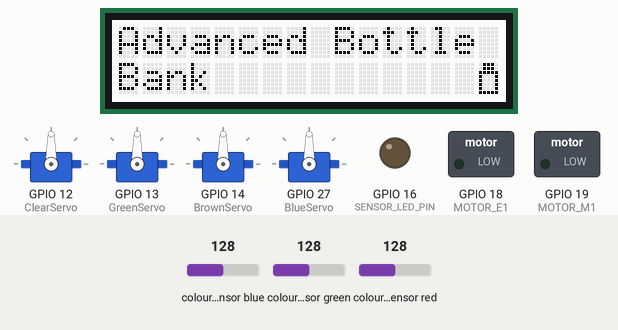
Recording of a sketch running on a simulated ESP32. On the bench: 4 × servo, 16×2 character LCD, switched loads named in the sketch (green lamp = pin HIGH), output pins drawn as LEDs (lit = HIGH). The inputs (shaded band) are chosen by the test bench; at power-on: colour sensor blue 128, colour sensor green 128, colour sensor red 128. What the sketch prints to the serial monitor is not drawn.

Above: at 1.1 s.
At 2.8 s:
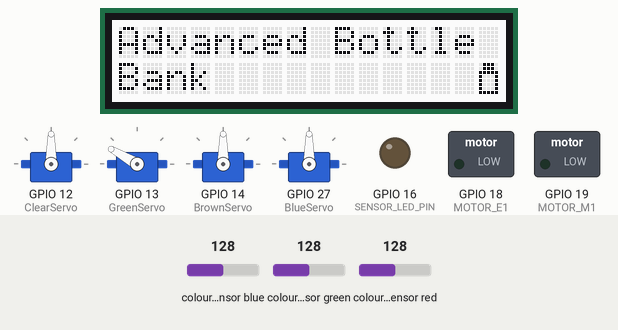
2.9 s: colour sensor blue set to 5
At 4.4 s:
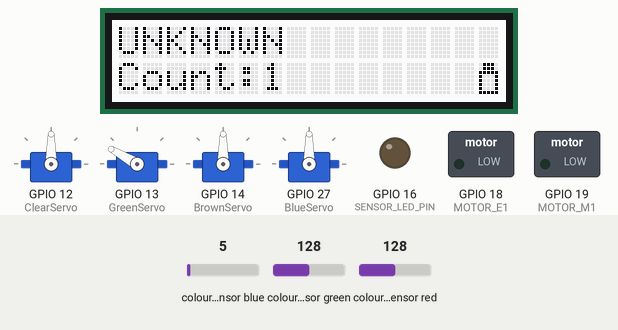
Timing chart, 0 to 5.9 s (numbered marks = the images above; inputs shaded):
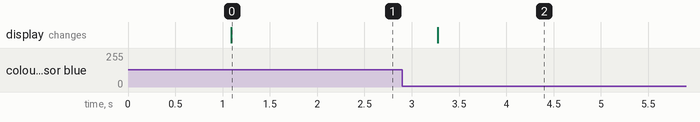

Measured:
- after the input at 2.9 s, the display: changes after 0.38 s (image 2)

The sketch:

Project.ino
```cpp
#include <Wire.h>
#include "rgb_lcd.h"
#include <Adafruit_TCS34725.h>
#include <ESP32Servo.h>

#define SENSOR_LED_PIN 16
#define MOTOR_E1  18  // PWM speed control
#define MOTOR_M1  19  // Direction
// Thresholds
#define GLASS_THRESHOLD     800   // Clear channel drop = glass blocking light
#define MAX_SATURATION      60000
// Transmission mode: longer integration, higher gain for light-through-glass
Adafruit_TCS34725 tcs = Adafruit_TCS34725(TCS34725_INTEGRATIONTIME_50MS, TCS34725_GAIN_4X);
Servo ClearServo;  // create a servo object
Servo GreenServo;  // create a servo object
Servo BrownServo;  // create a servo object
Servo BlueServo;  // create a servo object
rgb_lcd lcd;

uint16_t r, g, b, c;
uint16_t baselineC = 5541;  // No-glass reading (full LED light)
uint32_t count = 0;

struct ColorProfile {
  const char* name;
  float rRatio;
  float gRatio;
  float bRatio;
  float tolerance;
};

// UPDATE THESE with your calibration values
const uint8_t NUM_PROFILES = 3;

ColorProfile profiles[] = {
  {"GREEN",  0.3163, 0.3836, 0.3001, 0.06},
  {"BROWN",  0.3440, 0.3753, 0.2808, 0.08},
  {"CLEAR",  0.3031, 0.3781, 0.3188, 0.02},
};


byte Glass[8] = {
    0b01110,  // Top: neck (3 pixels)
    0b01110,  // Neck continues
    0b11111,  // Shoulder (widens)
    0b10001,  // Body left side
    0b10001,  // Body middle
    0b10001,  // Body middle
    0b10001,  // Body bottom
    0b11111   // Base
};

void setup() {
  pinMode(SENSOR_LED_PIN, OUTPUT);
  digitalWrite(SENSOR_LED_PIN, LOW); // Turn on LED
  pinMode(MOTOR_E1, OUTPUT);
  pinMode(MOTOR_M1, OUTPUT);

  ClearServo.attach(12);
  GreenServo.attach(13);
  BrownServo.attach(14);
  BlueServo.attach(27);

  Serial.begin(115200);
  delay(1000);
  // pinMode(SENSOR_LED_PIN, OUTPUT);
  // digitalWrite(SENSOR_LED_PIN, LOW); // Turn on LED

  Wire.begin();
  lcd.begin(16, 2);

  // Create custom characters in CGRAM (locations 0-7)
  lcd.createChar(0, Glass);

  // Clear display
  lcd.clear();
  lcd.print("Advanced Bottle");
  lcd.setCursor(0, 1);
  lcd.print("Bank");
  lcd.setCursor(15, 1);
  lcd.write(byte(0));

  if (!tcs.begin()) {
    Serial.println("TCS34725 not found!");
    while (1) delay(100);
  }

  // Calibrate baseline (no glass, full LED light)
  delay(500); // Let LED stabilize
  tcs.getRawData(&r, &g, &b, &baselineC);
  Serial.print("Baseline (no glass): C=");
  Serial.println(baselineC);

  Serial.println("\n=== Glass Color Detector - Transmission Mode ===");
  Serial.println("Send 'c' for calibration, 'b' for new baseline\n");
}

void loop() {
  GreenServo.write(150);
  if (Serial.available()) {
    char cmd = Serial.read();
    if (cmd == 'c' || cmd == 'C') calibrationMode();
    if (cmd == 'b' || cmd == 'B') {
      tcs.getRawData(&r, &g, &b, &baselineC);
      Serial.print("New baseline: C="); Serial.println(baselineC);
    }
  }

  if (detectGlass()) {
    String result = classifyColor();
    Serial.print(">>> DETECTED: ");
    lcd.clear();
    lcd.setCursor(0,0);
    lcd.print(result);
    lcd.setCursor(0, 1);
    lcd.print("Count:");
    count++;
    lcd.print(count);
    lcd.setCursor(15, 1);
    lcd.write(byte(0));  // Show Glass
    Serial.print(result);
    Serial.println(" <<<\n");

    Serial.println("Remove glass to continue...");
    while (detectGlass()) delay(100);
    delay(300);
  }

  delay(50);
}

bool detectGlass() {
  tcs.getRawData(&r, &g, &b, &c);

  // In transmission mode: glass BLOCKS light, so c drops below baseline
  if (c > baselineC - GLASS_THRESHOLD) {
    return false; // No glass (light passing through unobstructed)
  }

  // // Glass detected - light is being filtered
  // if (r > MAX_SATURATION || g > MAX_SATURATION || b > MAX_SATURATION) {
  //   Serial.println("WARNING: Saturated - reduce LED brightness");
  // }

  return true;
}

String classifyColor() {

  // Take multiple samples for stability
  uint32_t rSum = 0, gSum = 0, bSum = 0;
  const int samples = 5;

  for (int i = 0; i < samples; i++) {
    tcs.getRawData(&r, &g, &b, &c);
    rSum += r;
    gSum += g;
    bSum += b;
    delay(20);
  }

  r = rSum / samples;
  g = gSum / samples;
  b = bSum / samples;

  float total = (float)r + g + b;
  if (total < 200) return "UNKNOWN";

  float rRatio = r / total;
  float gRatio = g / total;
  float bRatio = b / total;

  float bestDist = 999;
  int bestIndex = -1;

  // Compare to calibration profiles
  for (int i = 0; i < NUM_PROFILES; i++) {
    float dR = rRatio - profiles[i].rRatio;
    float dG = gRatio - profiles[i].gRatio;
    float dB = bRatio - profiles[i].bRatio;

    float dist = sqrt(dR*dR + dG*dG + dB*dB);

    if (dist < profiles[i].tolerance && dist < bestDist) {
      bestDist = dist;
      bestIndex = i;
    }
  }

  if (bestIndex >= 0) {
    return profiles[bestIndex].name;
  }

  return "UNKNOWN";
}


void calibrationMode() {
  Serial.println("\n=== CALIBRATION ===");
  Serial.println("Place glass between LED and sensor");
  Serial.println("Type: 1=GREEN  2=BLUE  3=BROWN  4=CLEAR  0=skip  q=quit");

  while (true) {
    tcs.getRawData(&r, &g, &b, &c);
    // Serial.print("R="); Serial.print(r);
    // Serial.print(" G="); Serial.print(g);
    // Serial.print(" B="); Serial.print(b);
    // Serial.print(" C="); Serial.println(c);

    if (Serial.available()) {
      char input = Serial.read();
      if (input == 'q') break;
      if (input >= '1' && input <= '4') {
        int idx = input - '1';
        float total = (float)r + g + b;
        Serial.print("\n>>> ");
        Serial.print(profiles[idx].name);
        Serial.print(" profile: ");
        Serial.print(r/total, 4); Serial.print(", ");
        Serial.print(g/total, 4); Serial.print(", ");
        Serial.println(b/total, 4);
        Serial.println("Update ColorProfile array with these values.\n");
      }
    }
    delay(400);
  }
  Serial.println("Exiting calibration.\n");
}
void motorForward() {
  digitalWrite(MOTOR_M1, HIGH);
  analogWrite(MOTOR_M1, 255);  // 0-255
}

void motorStop() {
  analogWrite(MOTOR_M1, 0);
}
```
